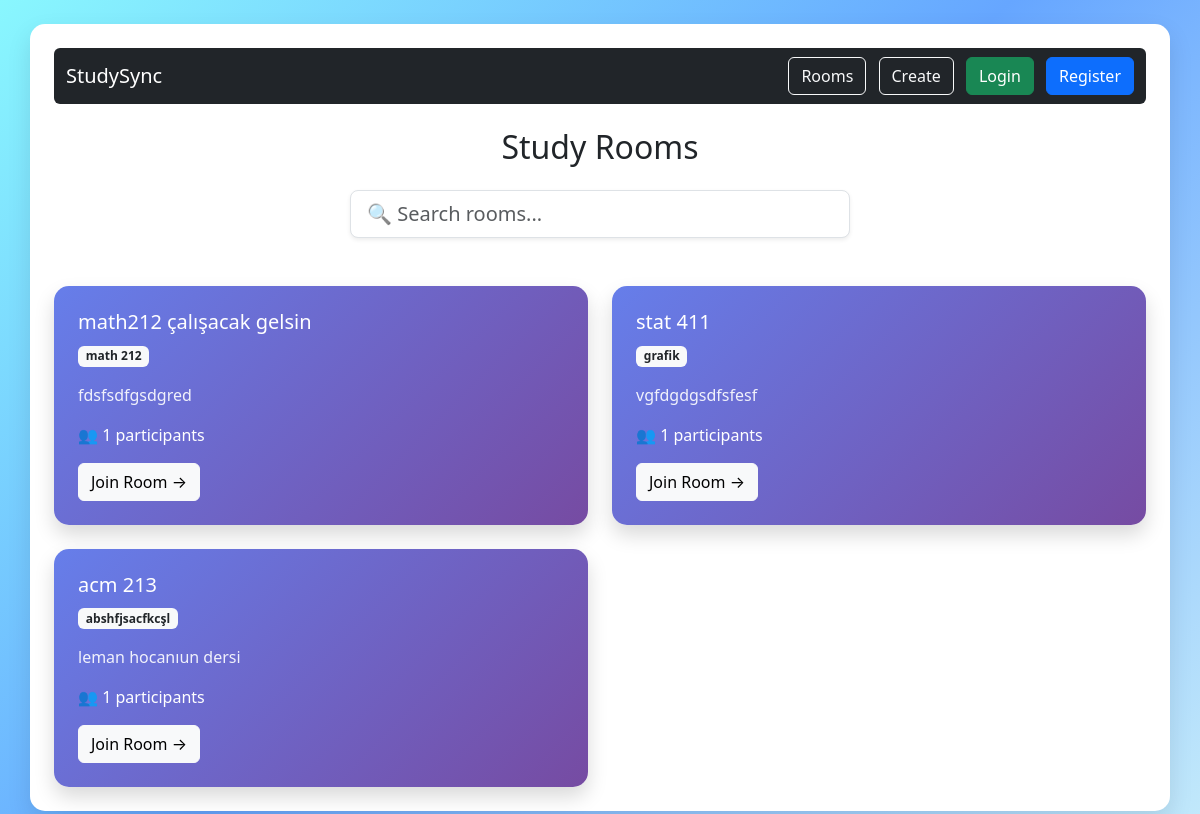
/rooms/, run on the app's committed database.
### core/models.py (models this page shows, shortened)
class StudyRoom(models.Model):
    title = models.CharField(max_length=200)
    subject = models.CharField(max_length=100)
    description = models.TextField()
    creator = models.ForeignKey(User, on_delete=models.CASCADE)
    participants = models.ManyToManyField(User, related_name="joined_rooms", blank=True)
    created_at = models.DateTimeField(auto_now_add=True)

### core/views.py (the view)
# urls.py: path('rooms/', views.room_list, name='rooms'),
def room_list(request):
    query = request.GET.get('q')
    if query:
        rooms = StudyRoom.objects.filter(title__icontains=query)
    else:
        rooms = StudyRoom.objects.all()
    return render(request, 'rooms.html', {'rooms': rooms})

### core/templates/rooms.html
{% extends 'base.html' %}
{% block content %}
<h2 class="mb-4 text-center">Study Rooms</h2>
<form method="GET" class="mb-5" style="max-width: 500px; margin: auto;">
    <input class="form-control form-control-lg shadow-sm" type="text" name="q" placeholder="🔍 Search rooms...">
</form>
<div class="row g-4">
{% for room in rooms %}
<div class="col-md-6">
    <div class="p-4 text-white" style="
        border-radius: 15px;
        background: linear-gradient(135deg, #667eea, #764ba2);
        box-shadow: 0 10px 20px rgba(0,0,0,0.15);
    ">
        <h5 class="mb-2">{{ room.title }}</h5>
        <span class="badge bg-light text-dark mb-3">
            {{ room.subject }}
        </span>
        <p style="opacity: 0.9;">
            {{ room.description }}
        </p>
        <div class="mb-3">
            👥 {{ room.participants.count }} participants
        </div>
        <a href="/room/{{ room.id }}/" class="btn btn-light">
            Join Room →
        </a>
    </div>
</div>
{% empty %}
<p class="text-center">No rooms found.</p>
{% endfor %}
</div>
{% endblock %}

### core/templates/base.html (shortened to what this page needs)
<!DOCTYPE html>
<html>
<head>
    <link href="https://cdn.jsdelivr.net/npm/bootstrap@5.3.0/dist/css/bootstrap.min.css" rel="stylesheet">
</head>
<body>
<div class="container mt-4 p-4" style="
    background-color: white;
    border-radius: 15px;
    box-shadow: 0 10px 25px rgba(0,0,0,0.1);
    min-height: 80vh;
">
    <nav class="navbar navbar-expand-lg navbar-dark bg-dark rounded">
        <div class="container-fluid">
            <a class="navbar-brand" href="/">StudySync</a>
            <div>
                <a class="btn btn-outline-light me-2" href="/rooms/">Rooms</a>
                <a class="btn btn-outline-light me-2" href="/create-room/">Create</a>
                {% if request.user.is_authenticated %}
                    <span class="text-white me-2">👤 {{ request.user.username }}</span>
                    <form action="/logout/" method="POST" style="display:inline;">
                        {% csrf_token %}
                        <button class="btn btn-danger">Logout</button>
                    </form>
                {% else %}
                    <a class="btn btn-success me-2" href="/login/">Login</a>
                    <a class="btn btn-primary" href="/register/">Register</a>
                {% endif %}
            </div>
        </div>
    </nav>
    <div class="mt-4">
        {% block content %}
        {% endblock %}
    </div>
</div>
</body>
</html>

### core/templates/base.html (style rules this page uses)
body { background: linear-gradient(135deg, #89f7fe, #66a6ff, #c2e9fb); min-height: 100vh; }

### data on the page
StudyRoom: title "math212 çalışacak gelsin", subject "math 212", description "fdsfsdfgsdgred", participants.count "1"
StudyRoom: title "stat 411", subject "grafik", description "vgfdgdgsdfsfesf", participants.count "1"
StudyRoom: title "acm 213", subject "abshfjsacfkcşl", description "leman hocanıun dersi", participants.count "1"
